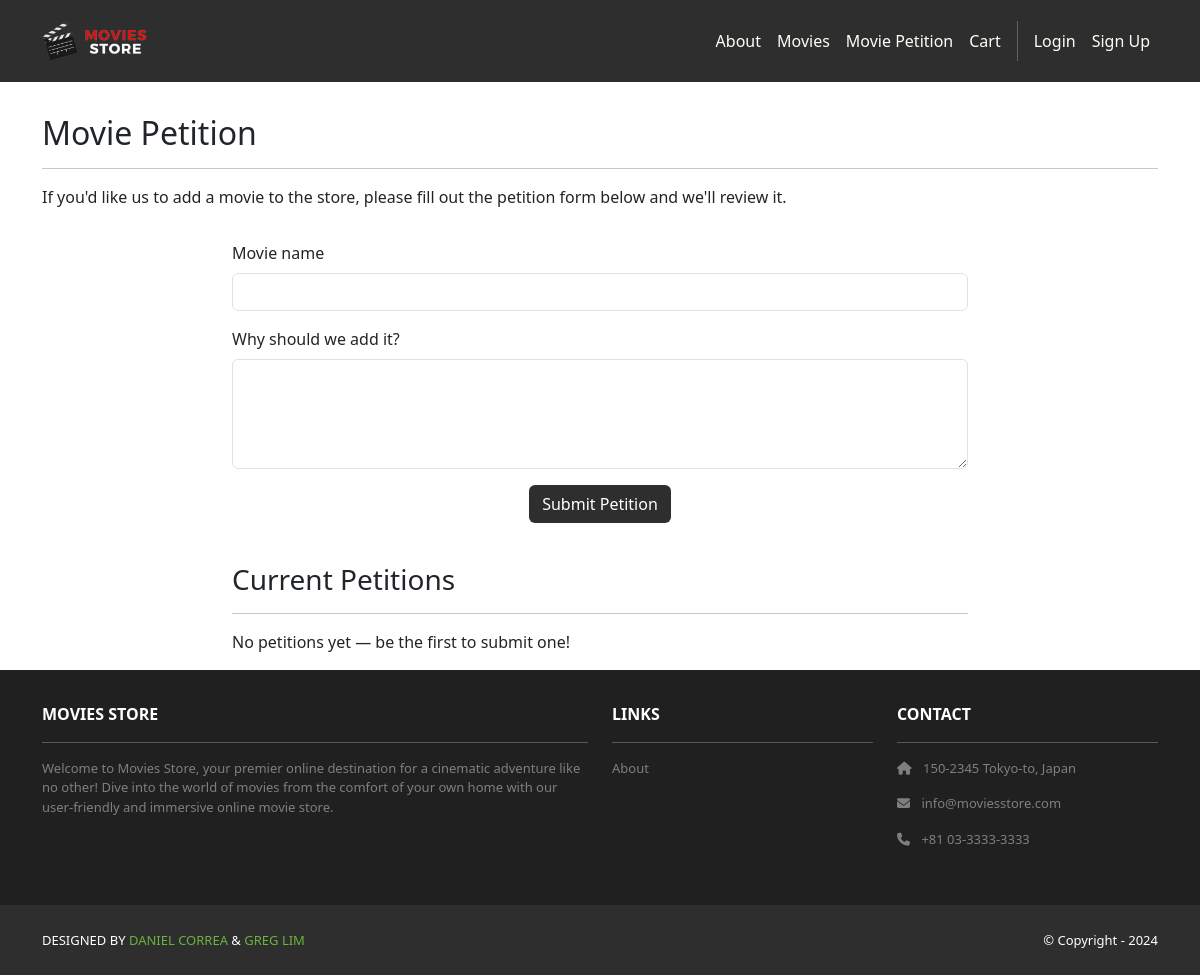
Before: /petition with the older database file.
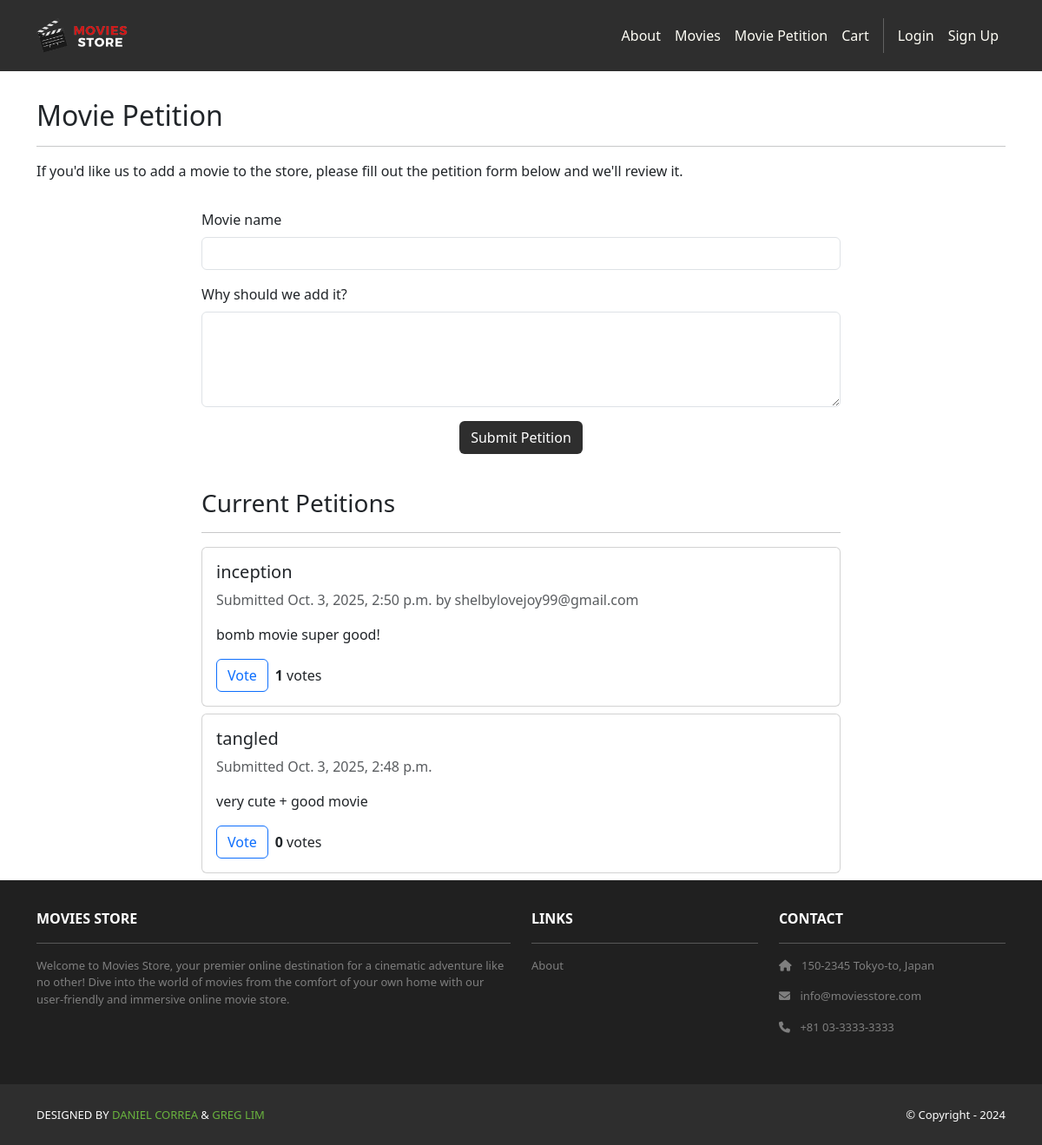
After: the same page with the newer database file.
### home/models.py (models this page shows, shortened)
class Petition(models.Model):
    id = models.AutoField(primary_key=True)
    movie_name = models.CharField(max_length=255)
    reason = models.TextField(blank=True)
    created_at = models.DateTimeField(auto_now_add=True)
    created_by = models.ForeignKey(User, null=True, blank=True, on_delete=models.SET_NULL)
    voters = models.ManyToManyField(User, related_name='petition_votes', blank=True)
    def votes_count(self):
        return self.voters.count()

### home/views.py (the view, shortened to what this page needs)
# urls.py: path('petition', views.petition, name='home.petition'),
def petition(request):
    if request.method == 'POST' and request.POST.get('movie_name'):
        movie_name = request.POST.get('movie_name')
        reason = request.POST.get('reason', '')
        p = Petition.objects.create(movie_name=movie_name, reason=reason, created_by=request.user if request.user.is_authenticated else None)
        return redirect('home.petition')
    petitions = Petition.objects.all().order_by('-created_at')
    template_data = {'title': 'Movie Petition', 'petitions': petitions}
    return render(request, 'home/petition.html', {'template_data': template_data})

### home/templates/home/petition.html (shortened to what this page needs)
{% extends 'base.html' %}
{% block content %}
<div class="p-3">
  <div class="container">
    <div class="row mt-3">
      <div class="col mx-auto mb-3">
        <h2>Movie Petition</h2>
        <hr />
        <p>If you'd like us to add a movie to the store, please fill out the petition form below and we'll review it.</p>
      </div>
    </div>
    <div class="row justify-content-center">
      <div class="col-md-8">
        <form method="post" action="#">
          <div class="mb-3">
            <label for="movie_name" class="form-label">Movie name</label>
            <input type="text" class="form-control" id="movie_name" name="movie_name" required />
          </div>
          <div class="mb-3">
            <label for="reason" class="form-label">Why should we add it?</label>
            <textarea class="form-control" id="reason" name="reason" rows="4"></textarea>
          </div>
          <div class="text-center">
            <button type="submit" class="btn bg-dark text-white">Submit Petition</button>
          </div>
        </form>
      </div>
    </div>
  </div>
</div>
    <div class="container mt-4">
      <div class="row">
        <div class="col-md-8 mx-auto">
          <h3>Current Petitions</h3>
          <hr />
          {% for p in template_data.petitions %}
          <div class="card mb-2">
            <div class="card-body">
              <h5>{{ p.movie_name }}</h5>
              <p class="text-muted">Submitted {{ p.created_at }}{% if p.created_by %} by {{ p.created_by.username }}{% endif %}</p>
              <p>{{ p.reason }}</p>
              <div class="d-flex align-items-center">
                <form method="post" action="{% url 'home.petition' %}">
                  {% if user.is_authenticated and user in p.voters.all %}
                  <button class="btn btn-outline-danger me-2" type="submit">Unvote</button>
                  {% else %}
                  <button class="btn btn-outline-primary me-2" type="submit">Vote</button>
                  {% endif %}
                </form>
                <div><strong>{{ p.votes_count }}</strong> votes</div>
              </div>
            </div>
          </div>
          {% empty %}
          <p>No petitions yet — be the first to submit one!</p>
          {% endfor %}
        </div>
      </div>
    </div>
{% endblock content %}

### moviesstore/templates/base.html (shortened to what this page needs)
<!DOCTYPE html>
<html>
  {% load static %}
  <head>
    <link href="https://cdn.jsdelivr.net/npm/bootstrap@5.3.3/dist/css/bootstrap.min.css" rel="stylesheet">
    <link rel="stylesheet" href="https://cdnjs.cloudflare.com/ajax/libs/font-awesome/6.1.1/css/all.min.css">
    <link rel="stylesheet" type="text/css" href="{% static 'css/style.css' %}">
  </head>
  <body>
    <nav class="p-3 navbar navbar-dark bg-dark navbar-expand-lg">
      <div class="container">
        <a class="navbar-brand" href="{% url 'home.index' %}">
          <img src="{% static 'img/logo.png' %}" alt="logo" height="40" />
        </a>
        <div class="collapse navbar-collapse" id="navbarNavAltMarkup">
          <div class="navbar-nav ms-auto navbar-ml">
            <a class="nav-link" href="{% url 'home.about' %}">About</a>
            <a class="nav-link" href="{% url 'movies.index' %}">Movies</a>
            <a class="nav-link" href="{% url 'home.petition' %}">Movie Petition</a>
            <a class="nav-link" href="{% url 'cart.index' %}">Cart</a>
            {% if user.is_authenticated %}
            <a class="nav-link" href="{% url 'accounts.orders' %}">Orders</a>
            <a class="nav-link" href="{% url 'accounts.logout' %}">Logout ({{ user.username }})</a>
            {% else %}
            <a class="nav-link" href="{% url 'accounts.login' %}">Login</a>
            <a class="nav-link" href="{% url 'accounts.signup' %}">Sign Up</a>
            {% endif %}
          </div>
        </div>
      </div>
    </nav>
    <div>
      {% block content %}
      {% endblock content %}
    </div>
    <section class="p-3 ms-footer d-none d-md-block">
      <div class="container">
        <div class="row mt-3 text-white">
          <div class="col-md-6 col-lg-6 col-xl-6 mx-auto mb-4">
            <b>MOVIES STORE</b>
            <hr />
            <p>Welcome to Movies Store, your premier online destination for a cinematic
              adventure like no other! Dive into the world of movies from the comfort of your own home with our user-friendly
              and immersive online movie store.</p>
          </div>
          <div class="col-md-3 col-lg-3 col-xl-3 mx-auto mb-4">
            <b>LINKS</b>
            <hr />
            <p><a class="nav-link" href="{% url 'home.about' %}">About</a></p>
          </div>
          <div class="col-md-3 col-lg-3 col-xl-3 mx-auto mb-4">
            <b>CONTACT</b>
            <hr />
            <p><i class="fas fa-home me-2"></i> 150-2345 Tokyo-to, Japan</p>
            <p><i class="fas fa-envelope me-2"></i> info@moviesstore.com</p>
            <p><i class="fas fa-phone me-2"></i> +81 03-3333-3333</p>
          </div>
        </div>
      </div>
    </section>
    <section class="p-3 ms-footer-bottom bg-dark">
      <div class="container d-flex justify-content-between">
        <div class="me-5 text-white">
          <span>DESIGNED BY <a href="https://www.x.com/danielgarax" target="_blank">DANIEL CORREA</a> &
            <a href="https://www.x.com/greglim81" target="_blank">GREG LIM</a>
          </span>
        </div>
        <div class="text-white">
          <span>© Copyright - 2024</span>
        </div>
      </div>
    </section>
  </body>
</html>

### moviesstore/static/css/style.css (style rules this page uses)
.navbar a.nav-link { color: #FFFEF6 !important; }
.bg-dark { background-color: #2E2E2E !important; }
.ms-footer { background-color: #202020; }
.ms-footer p { color: #7F7F7F; font-size: 13px; }
.ms-footer-bottom span { font-size: 13px; line-height: 38px; }
.ms-footer-bottom a { color: #6ab43e; text-decoration: none; }

Changed rows visible on the page:
added Petition: movie_name "inception", created_at "Oct. 3, 2025, 2:50 p.m.", created_by.username "shelbylovejoy99@gmail.com", reason "bomb movie super good!", votes_count "1"
added Petition: movie_name "tangled", created_at "Oct. 3, 2025, 2:48 p.m.", reason "very cute + good movie", votes_count "0"
Other visible differences:
text no longer shown: "No petitions yet — be the first to submit one!"
